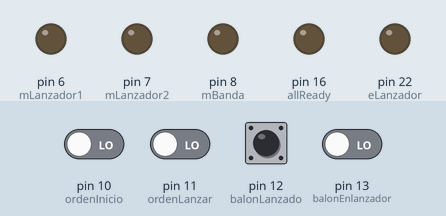
This sketch was run on a simulated Arduino Mega 2560, built with avr-gcc and run on an emulated ATmega2560. On the bench: output pins drawn as LEDs (lit = HIGH). The inputs (shaded band) are chosen by the test bench; at power-on: pin 12 (balonLanzado) HIGH, pin 10 (ordenInicio), pin 11 (ordenLanzar), pin 13 (balonEnlanzador) LOW. Random numbers use the default seed unless the sketch sets one.

Above: at 1.2 s.
1.3 s: pin 10 (ordenInicio) driven HIGH
At 1.8 s:
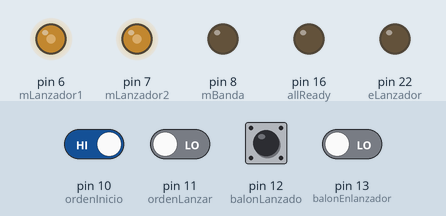
2.8 s: pin 11 (ordenLanzar) driven HIGH
At 4.2 s:
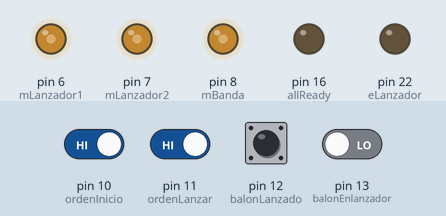
Timing chart, 0 to 5.8 s (numbered marks = the images above; inputs shaded):
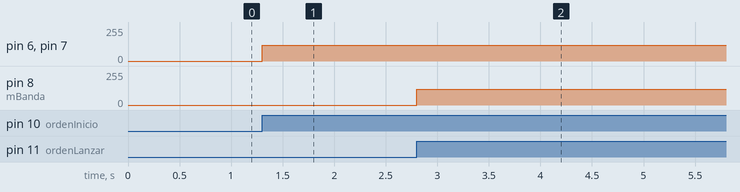

The sketch:

atomLanzador.ino
```cpp
// recibe la orden de iniciar los motores mLanzador1 y mLanzador2 los cuales quedan encendidos hasta la orden de apagado esto
// dura todo el tiempo que entra el jugador,
// se recibe la orden de mover el motor mBanda para que un balon caiga en la lanzadora
// ademas crea el mismo la variable angulo para cambiar la altura de disparo
// se envia la bandera de lanzamiento realizado
// sensa si el balon se disparo mediante sDisparo, si la banda se movio y sDisparo no se activo se da el eLanzador que puede implicar que no hay balones

const int mLanzador1 = 6; // pwm motor 1
const int mLanzador2 = 7; // pwm motor 2
const int eLanzador = 22;  // digital error al raspberry
const int mBanda = 8; // pwm banda
const int sDisparo = 9; // digital sensado lanzado
const int ordenInicio = 10;// digital recibe inicio
const int ordenLanzar = 11;// digital recibe orden mover banda
const int balonLanzado = 12; // envia señal de balon lanzado
const int balonEnlanzador = 13; // envia señal de que el balon entro al lanzador desde la banda
const int actuadorLineal1 = 14;
const int actuadorLineal2 = 15;// pin digital actuador lineal funciona con puente h invirtiendo el giro al cambiar la polaridad
const int allReady = 16; // pin digital salida // al raspberry
float angulo;
int c = 0;


void setup() {
  // put your setup code here, to run once
  pinMode(mLanzador1, OUTPUT);
  pinMode(mLanzador2, OUTPUT);
  pinMode(eLanzador, OUTPUT);
  pinMode(mBanda, OUTPUT);
  pinMode(sDisparo, INPUT);
  pinMode(ordenInicio, INPUT);
  pinMode(ordenLanzar, INPUT);
  pinMode(balonLanzado, INPUT);
  pinMode(balonEnlanzador,INPUT);
  pinMode(allReady,OUTPUT);
  int d;

}

void loop() {
  // put your main code here, to run repeatedly:
// while(digitalRead(ordenInicio) == HIGH ){

 onMotores();
 moveAngulo();
 moveBanda();
    if (digitalRead(ordenLanzar) == HIGH ){delay(1000);}
    if(digitalRead(balonLanzado) == LOW && digitalRead(balonEnlanzador) == HIGH){
      digitalWrite(eLanzador,HIGH);
      }

}

//////////////////////////// inicio funciones ////////////////////////////

// inicio funciones
void moveAngulo()
{
//  se mueve a una poscion mediante el tiempo de activacion solo existen 2 posciones arriba y abajo
  angulo = rand() % 1;
  if ( angulo == 0){
   // comprueba poscicion y
    //mueve arriba o no mueve


  }
   if ( angulo == 1){
    //comperba poscioon

    //mueve abajo o no mueve
  }

  //return angulo;
}
void onMotores()
{

  if (digitalRead(ordenInicio)== HIGH){
  analogWrite(mLanzador1,120);
  analogWrite(mLanzador2,120);
 // digitalWrite(motReady, HIGH);// remplazar por serial comand 1
  }
  if (digitalRead(ordenInicio) == LOW){
    analogWrite(mLanzador1,0);
    analogWrite(mLanzador2,0);
  }

 // analogWrite(mLanzador1,0);
  //analogWrite(mLanzador2,0);
  //return 0;
}
void moveBanda()
{
 if(digitalRead(ordenLanzar) == HIGH){
    while(digitalRead(balonEnlanzador) == LOW )//
    {
    analogWrite(mBanda,120);
  }
 }
  if(digitalRead(ordenLanzar) == LOW){
    analogWrite(mBanda,0);}
//  return 0;
}
```

Measured:
- after the input at 1.3 s, pin 6 (mLanzador1), pin 7 (mLanzador2): 0/255 → 120/255 at once
- after the input at 2.8 s, pin 8 (mBanda): 0/255 → 120/255 at once
